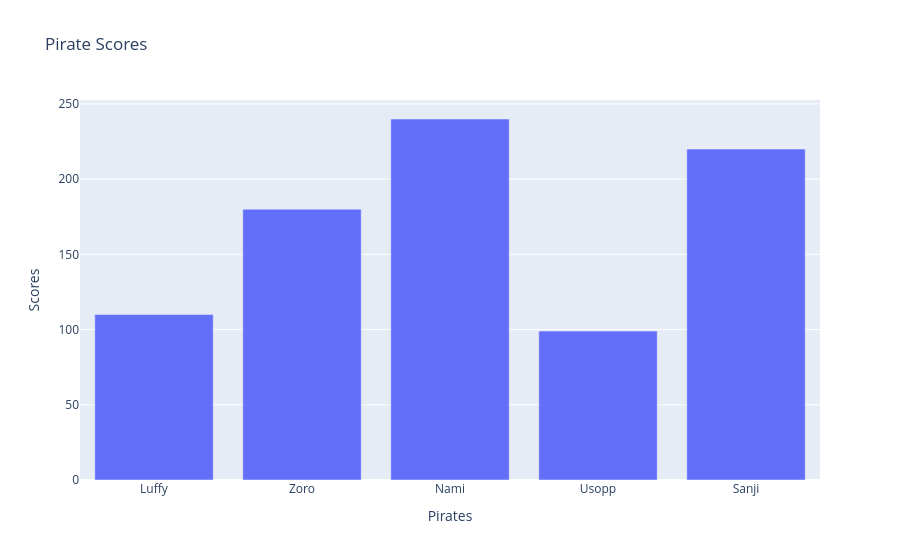

The notebook cell this image was saved under:
### Code cell
#plotly's basic plot structure is different from matplotlib and seaborn
#make figure
graph = go.Figure()

#choose plot type and data
graph.add_trace(go.Bar(x=x1,y=y1))

#add titles
graph.update_layout(title='Pirate Scores',
                    xaxis_title='Pirates',
                    yaxis_title='Scores')
# you can save plotly graphs as html files to preserve interactivity and save webpage
#graph.write_html('pirate_scores.html')

### Figure 1 — Plotly figure (JSON) as saved in the notebook; plotly's stock layout.template omitted (floating-point values rounded to 4 significant figures)
{"data": [{"type": "bar", "x": ["Luffy", "Zoro", "Nami", "Usopp", "Sanji"], "y": [110, 180, 240, 99, 220]}], "layout": {"title": {"text": "Pirate Scores"}, "xaxis": {"title": {"text": "Pirates"}}, "yaxis": {"title": {"text": "Scores"}}}}
